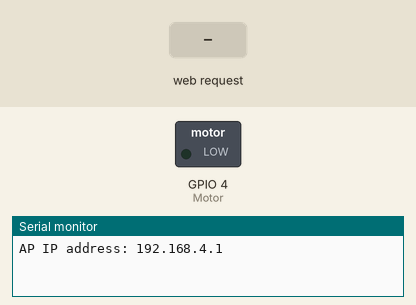
A sketch run on a simulated ESP8266 (NodeMCU). On the bench: switched loads named in the sketch (green lamp = pin HIGH), the last lines printed to the serial monitor. Inputs (shaded band) come from the test bench.

Above: at 1.2 s.
1.3 s: HTTP request GET /?State=W received
At 1.6 s:
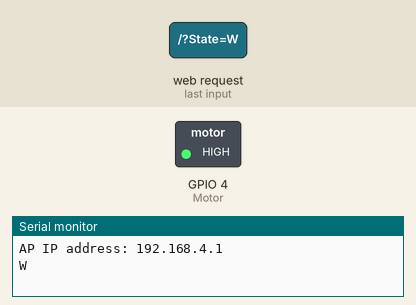
2.8 s: HTTP request GET /?State=w received
At 3.9 s:
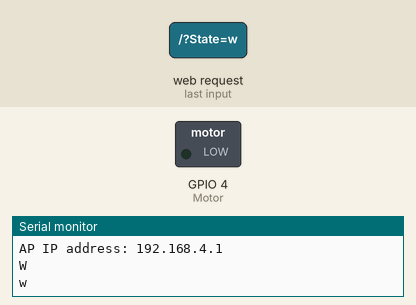
Timing chart, 0 to 5.8 s (numbered marks = the images above; inputs shaded):
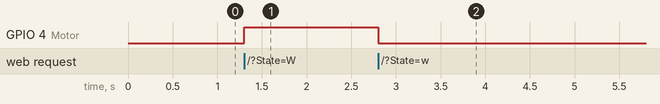

The sketch:

wifi.ino
```cpp
#include <ESP8266WiFi.h>
#include <WiFiClient.h>
#include <ESP8266WebServer.h>

//SSID and Password to your ESP Access Point
const char* ssid = "Smart irrigation";
const char* password = "password";


#define Motor  4 // Motor  GPIO2(D4)

String command;

ESP8266WebServer server(80);

void setup() {
  Serial.begin(115200);

  pinMode(Motor, OUTPUT);


// Connecting WiFi

  WiFi.mode(WIFI_AP);           //Only Access point
  WiFi.softAP(ssid, password);  //Start HOTspot removing password will disable security

  IPAddress myIP = WiFi.softAPIP();
  Serial.print("AP IP address: ");
  Serial.println(myIP);

 // Starting WEB-server
     server.on ( "/", HTTP_handleRoot );
     server.onNotFound ( HTTP_handleRoot );
     server.begin();
}

void loop() {
    server.handleClient();

      command = server.arg("State");
           if (command == "W")digitalWrite(Motor, HIGH); // light is on
      else if (command == "w")digitalWrite(Motor, LOW);  // light is off
}

void HTTP_handleRoot(void) {

if( server.hasArg("State") ){
       Serial.println(server.arg("State"));
  }
  server.send ( 200, "text/html", "" );
  delay(1);
}
```

Measured:
- after the input at 1.3 s, GPIO 4 (Motor): LOW → HIGH at once
- after the input at 2.8 s, GPIO 4 (Motor): HIGH → LOW at once
